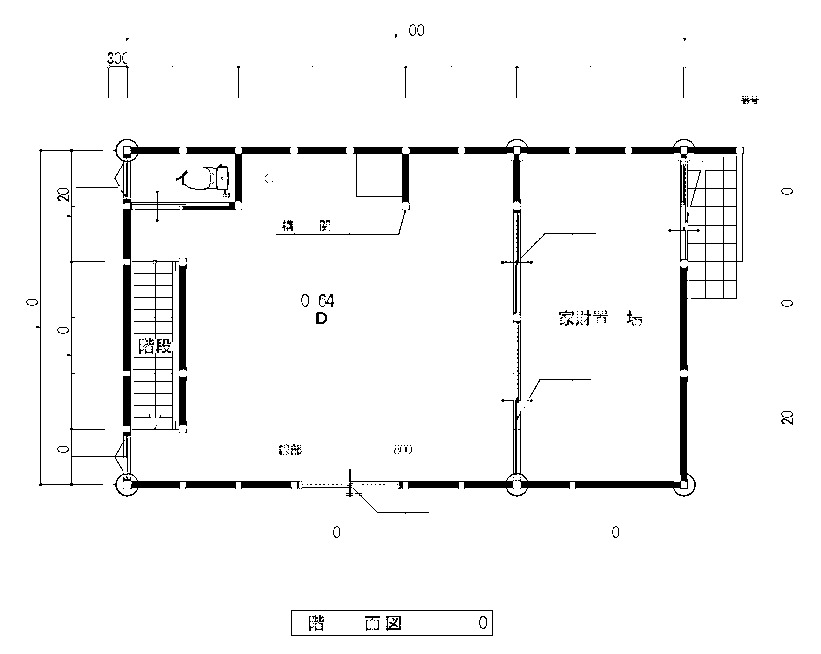
#> input picture 00_scripts/cleaned_images/building1_1F_cleaned_v5.png, 821 x 654 px
$ python EDA_tool.py cleaned_images/building1_1F_cleaned_v5.png
#> lines starting #> are read from the running program, lines starting #| are printed output that depends on the picture; after the words box and inside, x2 and y2 are one past the last pixel; in counts of white or black regions, pixels touching at a corner belong together
#!/usr/bin/env python3
"""
Floor Plan Image Analyzer (EDA Tool)
Performs a detailed statistical and visual analysis of shapes within a
floor plan image to inform a data-driven cleaning strategy.
"""

import cv2
import numpy as np
import sys
from pathlib import Path
import matplotlib.pyplot as plt

def analyze_image(image_path: Path, output_dir: Path):
    """
    Performs a comprehensive analysis of the input image.
    """
    img = cv2.imread(str(image_path), cv2.IMREAD_GRAYSCALE)
#> img: shape (654, 821); 96.1% white; 217 black regions (155 under 20 px), largest, box (x1, y1, x2, y2) and area: (36, 147, 291, 486) 4303, (301, 320, 696, 497) 3405, (668, 147, 744, 299) 1367
    if img is None:
        raise FileNotFoundError(f"Could not read image: {image_path}")

    print(f"--- Analyzing Image: {image_path.name} ({img.shape[1]}x{img.shape[0]}) ---")
#| --- Analyzing Image: building1_1F_cleaned_v5.png (821x654) ---

    # --- 1. Grayscale Intensity Analysis ---
    print("\n[1/4] Analyzing grayscale intensity histogram...")
    plt.figure(figsize=(10, 5))
    plt.hist(img.ravel(), 256, [0, 256])
    plt.title('Grayscale Intensity Histogram')
    plt.xlabel('Intensity (0=Black, 255=White)')
    plt.ylabel('Pixel Count')
    hist_path = output_dir / f"{image_path.stem}_histogram.png"
    plt.savefig(hist_path)
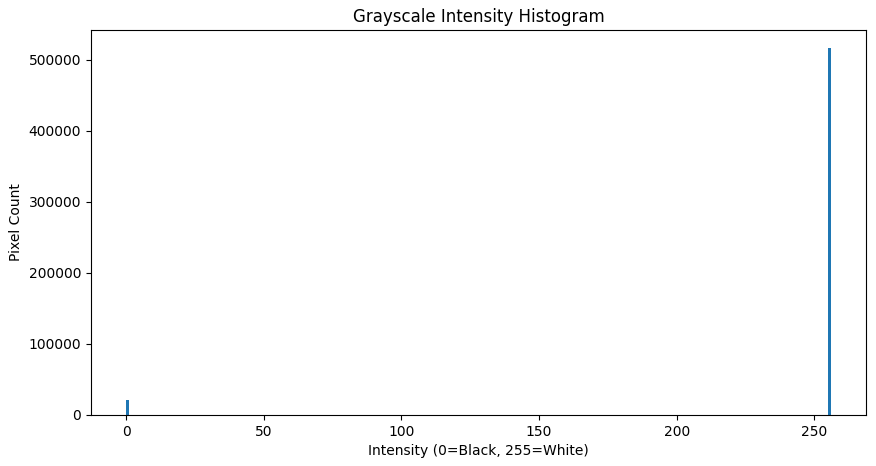
#> figure drawn by matplotlib, 1 panel; tallest bar 516071 high, from x = 255 to 256
    print(f"  -> Saved histogram to {hist_path}")
    plt.close()

    # --- 2. Contour Detection ---
    print("\n[2/4] Detecting all contours...")
    # Binarize the image to find contours
    _, binary_img = cv2.threshold(img, 0, 255, cv2.THRESH_BINARY_INV + cv2.THRESH_OTSU)
#> binary_img: shape (654, 821); 3.9% white; 217 white regions (155 under 20 px)
    contours, _ = cv2.findContours(binary_img, cv2.RETR_TREE, cv2.CHAIN_APPROX_SIMPLE)
#> contours = 273 contours, 191 with area under 20; largest, box (x1, y1, x2, y2) and area: (36, 147, 291, 486) 13100, (40, 150, 72, 485) 10335, (291, 610, 493, 636) 5025, (291, 610, 493, 636) 5023, (668, 147, 744, 299) 4994
    print(f"  -> Found {len(contours)} initial contours.")
#|   -> Found 273 initial contours.

    # --- 3. Statistical Analysis of Contours ---
    print("\n[3/4] Calculating statistics for each contour...")
    stats = {
        'area': [], 'perimeter': [], 'aspect_ratio': [], 'extent': [], 'solidity': []
    }

    if not contours:
        print("  -> No contours found to analyze.")
        return

    for cnt in contours:
        area = cv2.contourArea(cnt)
        if area < 5:  # Ignore tiny noise
            continue

        perimeter = cv2.arcLength(cnt, True)
        x, y, w, h = cv2.boundingRect(cnt)
        aspect_ratio = w / float(h) if h > 0 else 0
        rect_area = w * h
        extent = area / float(rect_area) if rect_area > 0 else 0
        hull = cv2.convexHull(cnt)
        hull_area = cv2.contourArea(hull)
        solidity = area / float(hull_area) if hull_area > 0 else 0

        stats['area'].append(area)
        stats['perimeter'].append(perimeter)
        stats['aspect_ratio'].append(aspect_ratio)
        stats['extent'].append(extent)
        stats['solidity'].append(solidity)
#> this loop made 273 passes
#> (area, perimeter, x, y, w, h, aspect_ratio, rect_area) on passes 2, 10, 11: (5023, 449.7, 291, 610, 202, 26, 7.77, 5252), (70, 33.31, 479, 616, 8, 13, 0.615, 104), (64, 30.97, 479, 616, 8, 13, 0.615, 104)

    # --- Print Statistical Summary ---
    print("\n--- Statistical Summary of Shapes ---")
    print("Property      |    Mean |     Std |     Min |     25% |     50% |     75% |     Max")
    print("--------------|---------|---------|---------|---------|---------|---------|---------")
    for key, values in stats.items():
        if not values: continue
        arr = np.array(values)
        mean, std, p0, p25, p50, p75, p100 = np.mean(arr), np.std(arr), np.min(arr), np.percentile(arr, 25), np.median(arr), np.percentile(arr, 75), np.max(arr)
        print(f"{key:<14}| {mean:>7.2f} | {std:>7.2f} | {p0:>7.2f} | {p25:>7.2f} | {p50:>7.2f} | {p75:>7.2f} | {p100:>7.2f}")

    # --- 4. Visual Analysis ---
    print("\n[4/4] Generating visual analysis images...")
    img_bgr = cv2.cvtColor(img, cv2.COLOR_GRAY2BGR)
#> img_bgr is the input picture: shape (654, 821, 3); 96.1% white; 217 black regions (155 under 20 px), largest, box (x1, y1, x2, y2) and area: (36, 147, 291, 486) 4303, (301, 320, 696, 497) 3405, (668, 147, 744, 299) 1367

    # Visualize contours colored by AREA
    vis_area = img_bgr.copy()
    q75_area = np.percentile(stats['area'], 75) if stats['area'] else 1000
    q25_area = np.percentile(stats['area'], 25) if stats['area'] else 100
    for cnt in contours:
        area = cv2.contourArea(cnt)
        if area < 5: continue
        if area > q75_area: color = (0, 255, 0) # Large (Green)
        elif area < q25_area: color = (0, 0, 255) # Small (Red)
        else: color = (0, 255, 255) # Medium (Yellow)
        cv2.drawContours(vis_area, [cnt], -1, color, 1)
#> this loop made 273 passes
#> (cnt, area, color) on pass 1: ([[291, 610], [291, 635], [492, 635], [492, 610]], 5025, (0, 255, 0))
#> (area, color) on passes 2, 10, 11, 12, 13, 16: (5023, (0, 255, 0)), (70, (0, 255, 255)), (64, (0, 255, 255)), (174, (0, 255, 255)), (119.5, (0, 255, 255)), (26.5, (0, 0, 255))
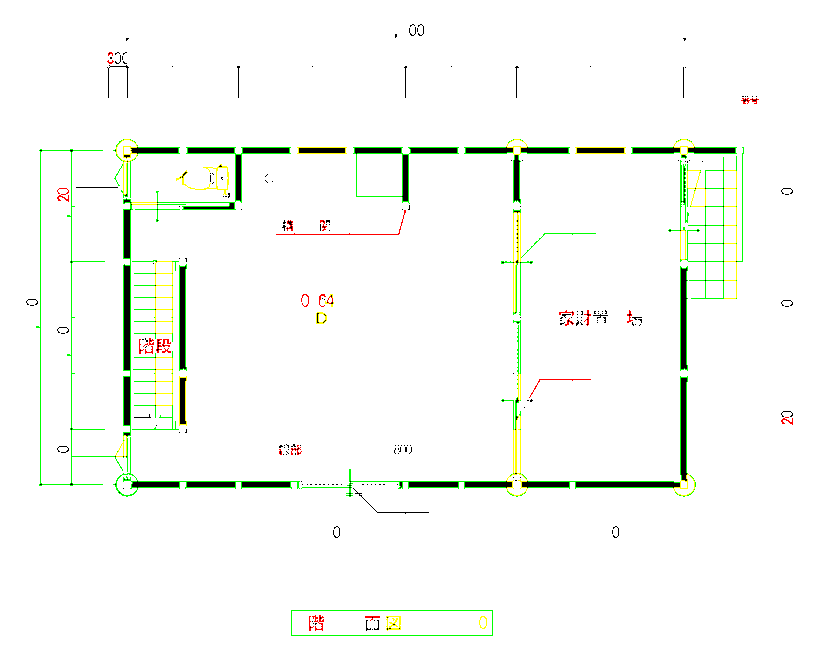
#> vis_area: shape (654, 821, 3); 2.08% of pixels changed, all inside (x1, y1, x2, y2) = (36, 52, 793, 636)
    area_path = output_dir / f"{image_path.stem}_analysis_by_area.png"
    cv2.imwrite(str(area_path), vis_area)
    print(f"  -> Saved area visualization to {area_path}")

    # Visualize contours colored by ASPECT RATIO
    vis_aspect = img_bgr.copy()
    for cnt in contours:
        if cv2.contourArea(cnt) < 20: continue
        _, _, w, h = cv2.boundingRect(cnt)
        aspect_ratio = w / float(h) if h > 0 else 0
        if aspect_ratio > 5 or aspect_ratio < 0.2: color = (0, 0, 255) # Long/Tall (Red)
        else: color = (0, 255, 0) # Squarish (Green)
        cv2.drawContours(vis_aspect, [cnt], -1, color, 1)
#> this loop made 273 passes
#> (cnt, w, h, aspect_ratio, color) on pass 1: ([[291, 610], [291, 635], [492, 635], [492, 610]], 202, 26, 7.77, (0, 0, 255))
#> (w, h, aspect_ratio, color) on passes 2, 10, 11, 12, 13, 16: (202, 26, 7.77, (0, 0, 255)), (8, 13, 0.615, (0, 255, 0)), (8, 13, 0.615, (0, 255, 0)), (15, 15, 1, (0, 255, 0)), (13, 13, 1, (0, 255, 0)), (12, 16, 0.75, (0, 255, 0))
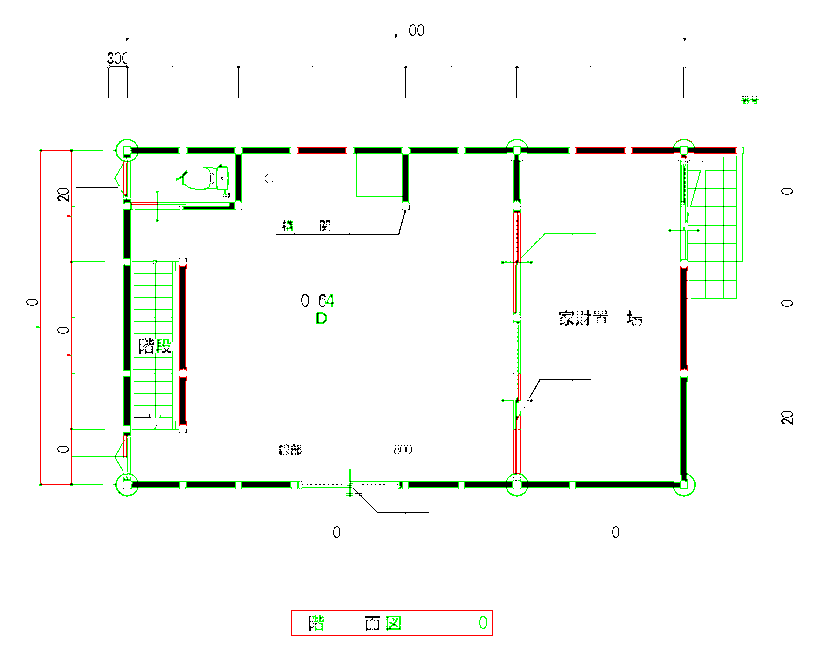
#> vis_aspect: shape (654, 821, 3); 1.94% of pixels changed, all inside (x1, y1, x2, y2) = (36, 98, 759, 636)
    aspect_path = output_dir / f"{image_path.stem}_analysis_by_aspect_ratio.png"
    cv2.imwrite(str(aspect_path), vis_aspect)
    print(f"  -> Saved aspect ratio visualization to {aspect_path}")


def main():
    """Main execution function."""
    if len(sys.argv) != 2:
        print("Usage: python analyze_floorplan.py path/to/your/image.png")
        sys.exit(1)

    input_path = Path(sys.argv[1])
    if not input_path.exists():
        print(f"Error: Input file not found: {input_path}")
        sys.exit(1)

    # Create an output directory for the analysis results
    output_dir = Path("./analysis_results") / input_path.stem
    output_dir.mkdir(parents=True, exist_ok=True)

    try:
        analyze_image(input_path, output_dir)
        print(f"\n✅ Analysis complete. Results saved in: {output_dir}")

    except Exception as e:
        print(f"\nAn error occurred: {e}")
        sys.exit(1)

if __name__ == "__main__":
    main()
